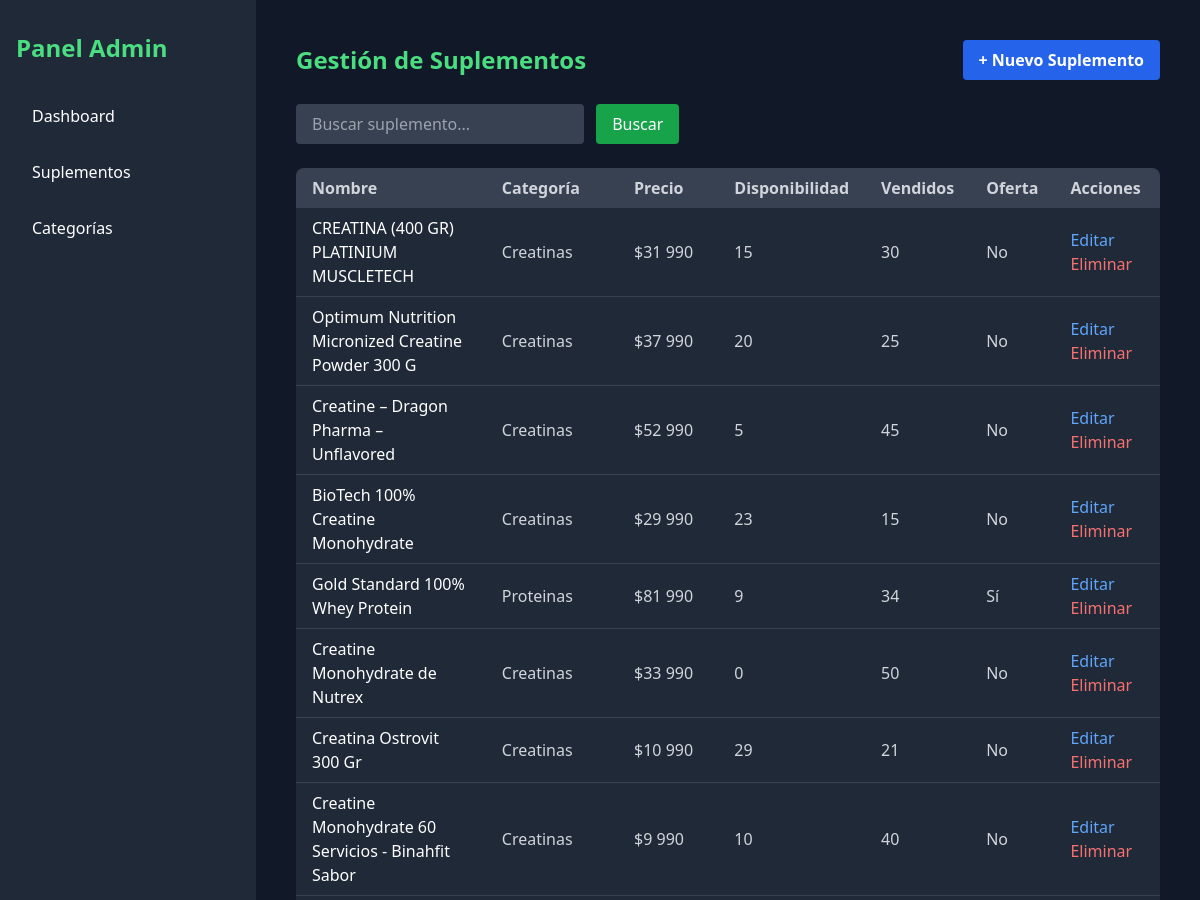
Before: /admin-panel/suplementos/ (signed in, upper part) with the older database file.
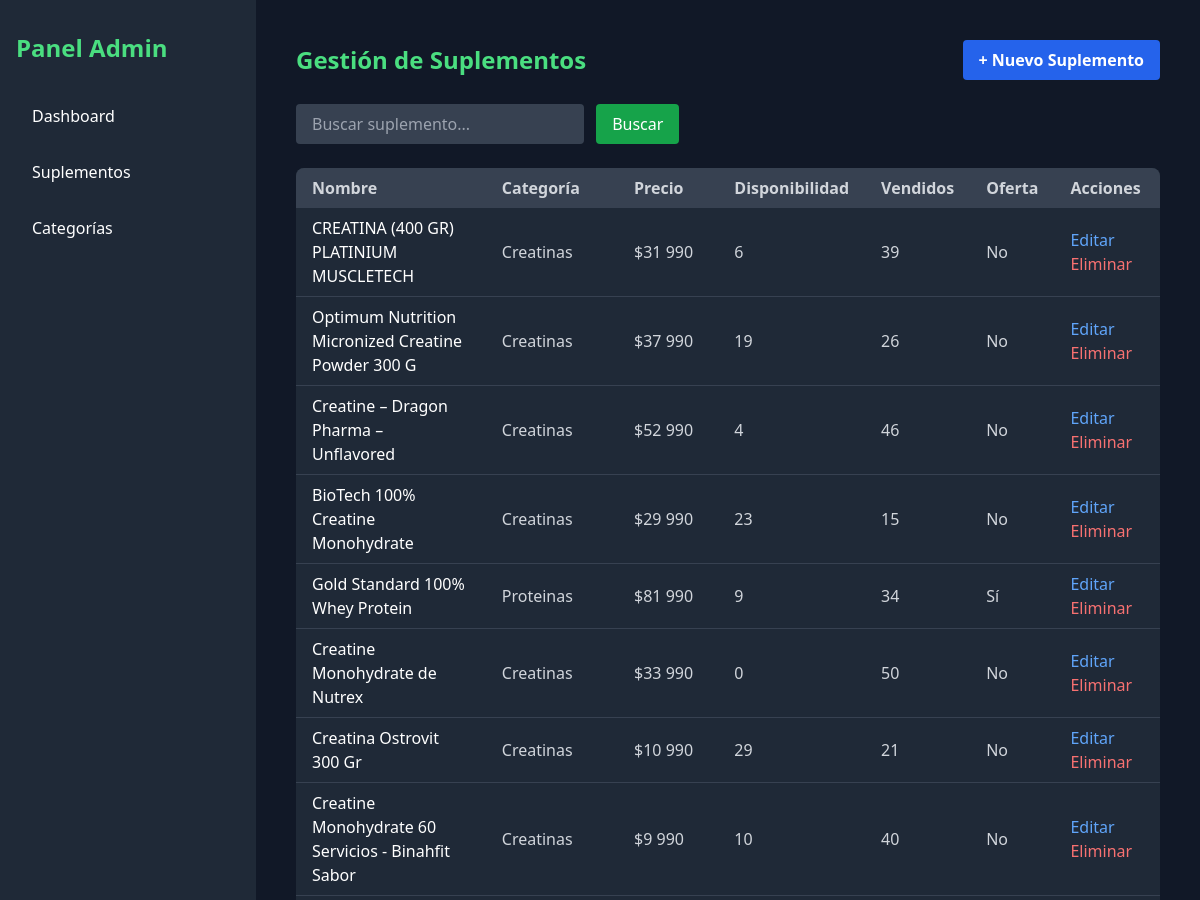
After: the same page with the newer database file.
### pruebaDjangoApp2/models.py (models this page shows, shortened)
class Suplementos(models.Model):
    nombre = models.CharField(max_length=100)
    categoria = models.ForeignKey(Categoria,on_delete=models.CASCADE)
    descripcion = models.CharField(max_length=1000)
    precio = models.IntegerField()
    disponibilidad = models.IntegerField()
    oferta = models.BooleanField()
    unidadesVendidas= models.IntegerField()
    imagenes = models.ImageField(upload_to='productos', null=True)
    ofertaPorcentaje = models.PositiveIntegerField(default=0)

class Categoria(models.Model):
    nombreCategoria = models.CharField(max_length=50)

### pruebaDjangoApp2/views.py (the view)
# urls.py: path('admin-panel/suplementos/', views.admin_suplementos, name='admin_suplementos'),
@staff_member_required
def admin_suplementos(request):
    suplementos = Suplementos.objects.all()
    return render(request, 'admin_suplementos.html', {'suplementos': suplementos})

### templates/admin_suplementos.html
{% extends 'admin_base.html' %}
{% block content %}
<div class="flex flex-col">
    <div class="flex justify-between items-center mb-6">
        <h2 class="text-2xl font-bold text-green-400">Gestión de Suplementos</h2>
        <a href="{% url 'admin_suplemento_nuevo' %}" class="bg-blue-600 hover:bg-blue-700 text-white px-4 py-2 rounded font-semibold">+ Nuevo Suplemento</a>
    </div>
    <form method="get" class="mb-6">
        <input type="text" name="q" placeholder="Buscar suplemento..." value="{{ query }}"
               class="bg-gray-700 text-white px-4 py-2 rounded w-1/3 focus:outline-none focus:ring-2 focus:ring-green-400">
        <button type="submit" class="ml-2 bg-green-600 hover:bg-green-700 text-white px-4 py-2 rounded">Buscar</button>
    </form>
    <div class="overflow-x-auto">
        <table class="min-w-full bg-gray-800 rounded-lg overflow-hidden">
            <thead class="bg-gray-700">
                <tr>
                    <th class="px-4 py-2 text-left text-gray-300">Nombre</th>
                    <th class="px-4 py-2 text-left text-gray-300">Categoría</th>
                    <th class="px-4 py-2 text-left text-gray-300">Precio</th>
                    <th class="px-4 py-2 text-left text-gray-300">Disponibilidad</th>
                    <th class="px-4 py-2 text-left text-gray-300">Vendidos</th>
                    <th class="px-4 py-2 text-left text-gray-300">Oferta</th>
                    <th class="px-4 py-2 text-left text-gray-300">Acciones</th>
                </tr>
            </thead>
            <tbody>
                {% for suplemento in suplementos %}
                <tr class="border-b border-gray-700">
                    <td class="px-4 py-2 text-white">{{ suplemento.nombre }}</td>
                    <td class="px-4 py-2 text-gray-300">{{ suplemento.categoria.nombreCategoria }}</td>
                    <td class="px-4 py-2 text-gray-300">${{ suplemento.precio }}</td>
                    <td class="px-4 py-2 text-gray-300">{{ suplemento.disponibilidad }}</td>
                    <td class="px-4 py-2 text-gray-300">{{ suplemento.unidadesVendidas }}</td>
                    <td class="px-4 py-2 text-gray-300">{% if suplemento.oferta %}Sí{% else %}No{% endif %}</td>
                    <td class="px-4 py-2">
                        <a href="{% url 'admin_suplemento_editar' suplemento.id %}" class="text-blue-400 hover:underline mr-2">Editar</a>
                        <a href="{% url 'admin_suplemento_eliminar' suplemento.id %}" class="text-red-400 hover:underline">Eliminar</a>
                    </td>
                </tr>
                {% empty %}
                <tr>
                    <td colspan="7" class="px-4 py-6 text-center text-gray-400">No hay suplementos registrados.</td>
                </tr>
                {% endfor %}
            </tbody>
        </table>
    </div>
</div>
{% endblock %}

Changed rows visible on the page:
changed Suplementos "CREATINA (400 GR) PLATINIUM MUSCLETECH": disponibilidad "15" → "6"; unidadesVendidas "30" → "39"
changed Suplementos "Optimum Nutrition Micronized Creatine Powder 300 G": disponibilidad "20" → "19"; unidadesVendidas "25" → "26"
changed Suplementos "Creatine – Dragon Pharma – Unflavored": disponibilidad "5" → "4"; unidadesVendidas "45" → "46"
